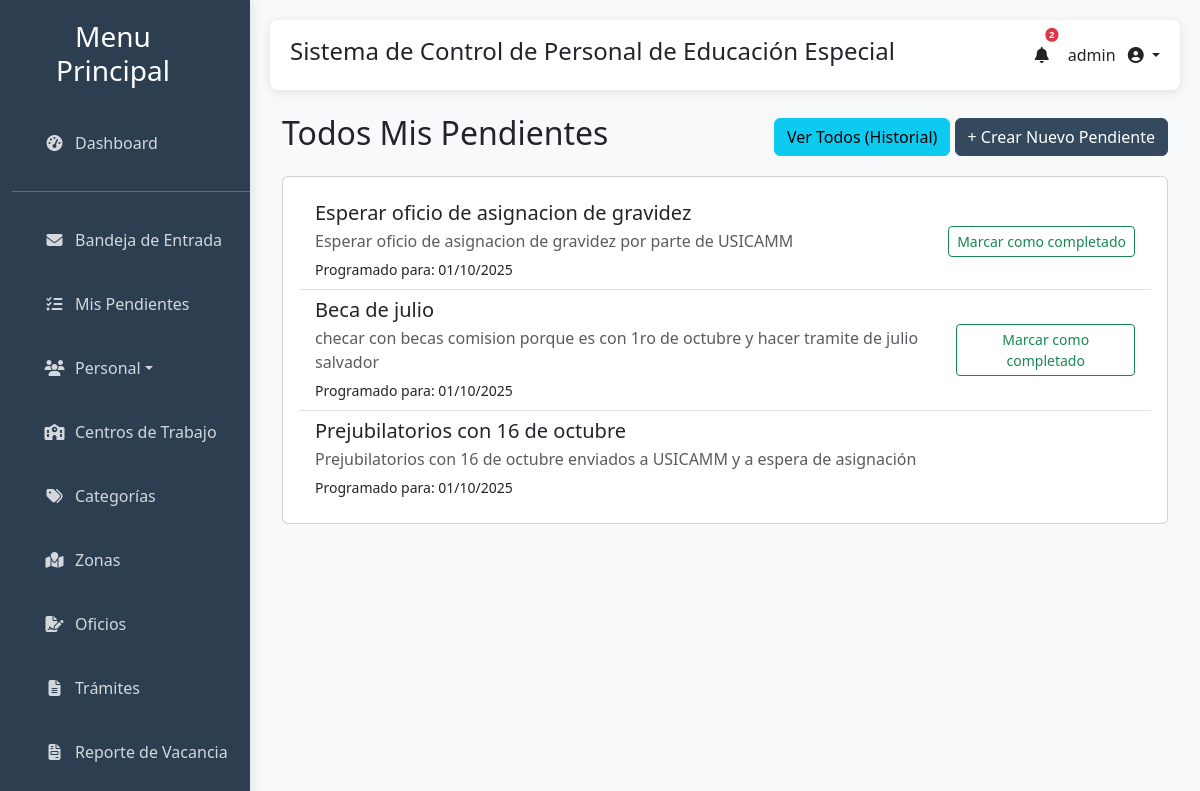
The page /pendientes/todos/ (signed in) on the database its author committed.
### gestion_escolar/models.py (models this page shows, shortened)
class Pendiente(models.Model):
    usuario = models.ForeignKey(User, on_delete=models.CASCADE, related_name='pendientes', verbose_name="Usuario")
    titulo = models.CharField(max_length=255, verbose_name="Título")
    descripcion = models.TextField(blank=True, null=True, verbose_name="Descripción")
    fecha_creacion = models.DateTimeField(auto_now_add=True, verbose_name="Fecha de Creación")
    fecha_programada = models.DateField(verbose_name="Fecha Programada")
    completado = models.BooleanField(default=False, verbose_name="Completado")
    class Meta:
        verbose_name = "Pendiente"
        verbose_name_plural = "Pendientes"
        ordering = ['-fecha_programada', 'titulo']

### gestion_escolar/views.py (the view)
# urls.py: path('pendientes/todos/', views.PendienteAllListView.as_view(), name='pendientes_todos'),
class PendienteAllListView(LoginRequiredMixin, ListView):
    model = Pendiente
    template_name = 'gestion_escolar/pendiente_list.html'
    context_object_name = 'pendientes'
    def get_queryset(self):
        return Pendiente.objects.filter(usuario=self.request.user).order_by('-fecha_programada')
    def get_context_data(self, **kwargs):
        context = super().get_context_data(**kwargs)
        context['titulo'] = 'Todos Mis Pendientes'
        context['vista_todos'] = True
        return context

### gestion_escolar/templatetags/auth_extras.py (called while the page is built)
@register.filter(name='has_group')
def has_group(user, group_name):
    try:
        group = Group.objects.get(name=group_name)
    except Group.DoesNotExist:
        return False
    return group in user.groups.all()

### gestion_escolar/templates/gestion_escolar/pendiente_list.html (shortened to what this page needs)
{% extends "gestion_escolar/base.html" %}
{% block content %}
<div class="container mt-4">
    <div class="d-flex justify-content-between align-items-center mb-3">
        <h2>{{ titulo }}</h2>
        <div>
            {% if vista_todos %}
                <a href="{% url 'pendientes_activos' %}" class="btn btn-info">Ver Todos (Historial)</a>
            {% else %}
                <a href="{% url 'pendientes_todos' %}" class="btn btn-secondary">Ver Pendientes Activos</a>
            {% endif %}
            <a href="{% url 'pendientes_crear' %}" class="btn btn-primary">+ Crear Nuevo Pendiente</a>
        </div>
    </div>
    <div class="card">
        <div class="card-body">
            {% if pendientes %}
                <ul class="list-group list-group-flush">
                    {% for pendiente in pendientes %}
                        <li class="list-group-item d-flex justify-content-between align-items-center">
                            <div>
                                <h5 class="mb-1">{{ pendiente.titulo }}</h5>
                                <p class="mb-1 text-muted">{{ pendiente.descripcion|default:"Sin descripción." }}</p>
                                <small>Programado para: {{ pendiente.fecha_programada|date:"d/m/Y" }}</small>
                            </div>
                            <div>
                                {% if pendiente.completado %}
                                    <span class="badge badge-success">Completado</span>
                                {% else %}
                                    <form method="post" action="{% url 'pendiente_marcar_completado' pendiente.pk %}" class="d-inline">
                                        <button type="submit" class="btn btn-sm btn-outline-success">Marcar como completado</button>
                                    </form>
                                {% endif %}
                            </div>
                        </li>
                    {% endfor %}
                </ul>
            {% else %}
                <p class="text-center text-muted">No hay pendientes para mostrar.</p>
            {% endif %}
        </div>
    </div>
</div>
{% endblock %}

### gestion_escolar/templates/gestion_escolar/base.html (shortened to what this page needs)
<!DOCTYPE html>
<html lang="es">
<head>
    {% load static %}
    {% load auth_extras %}
    <link href="https://cdn.jsdelivr.net/npm/bootstrap@5.3.0/dist/css/bootstrap.min.css" rel="stylesheet">
    <link rel="stylesheet" href="https://cdn.datatables.net/1.13.6/css/jquery.dataTables.min.css">
    <link href="https://cdn.jsdelivr.net/npm/select2@4.1.0-rc.0/dist/css/select2.min.css" rel="stylesheet" />
    <link rel="stylesheet" href="https://cdnjs.cloudflare.com/ajax/libs/font-awesome/6.4.0/css/all.min.css">
</head>
<body>
    <div class="container-fluid">
        <div class="row">
            <div class="col-md-2 sidebar">
                <div class="d-flex justify-content-between align-items-center px-3 mb-4">
                    <h3 class="text-center mb-0">Menu Principal</h3>
                    <button id="sidebarCollapse" class="d-none d-md-block">
                        <i class="fas fa-chevron-left"></i>
                    </button>
                </div>
                <ul class="nav flex-column">
                    <li class="nav-item">
                        <a class="nav-link" href="{% url 'index' %}">
                            <i class="fas fa-tachometer-alt me-2"></i>
                            <span class="sidebar-text">Dashboard</span>
                        </a>
                    </li>
                    <hr class="sidebar-divider my-3">
                    <li class="nav-item">
                        <a class="nav-link" href="{% url 'correspondencia_inbox' %}">
                            <i class="fas fa-envelope me-2"></i>
                            <span class="sidebar-text">Bandeja de Entrada</span>
                        </a>
                    </li>
                    <li class="nav-item">
                        <a class="nav-link" href="{% url 'pendientes_activos' %}">
                            <i class="fas fa-tasks me-2"></i>
                            <span class="sidebar-text">Mis Pendientes</span>
                        </a>
                    </li>
                    <li class="nav-item dropdown">
                        <a class="nav-link dropdown-toggle" href="#" role="button" data-bs-toggle="dropdown" aria-expanded="false">
                            <i class="fas fa-users me-2"></i>
                            <span class="sidebar-text">Personal</span>
                        </a>
                    </li>
                    {% if not user|has_group:"Directores" %}
                    <li class="nav-item">
                        <a class="nav-link" href="{% url 'lista_escuelas' %}">
                            <i class="fas fa-school me-2"></i>
                            <span class="sidebar-text">Centros de Trabajo</span>
                        </a>
                    </li>
                    <li class="nav-item">
                        <a class="nav-link" href="{% url 'lista_categorias' %}">
                            <i class="fas fa-tags me-2"></i>
                            <span class="sidebar-text">Categorías</span>
                        </a>
                    </li>
                    <li class="nav-item">
                        <a class="nav-link" href="{% url 'lista_zonas' %}">
                            <i class="fas fa-map-marked me-2"></i>
                            <span class="sidebar-text">Zonas</span>
                        </a>
                    </li>
                    <li class="nav-item">
                        <a class="nav-link" href="{% url 'generar_oficios' %}">
                            <i class="fas fa-file-signature me-2"></i>
                            <span class="sidebar-text">Oficios</span>
                        </a>
                    </li>
                    <li class="nav-item">
                        <a class="nav-link" href="{% url 'generar_tramites_generales' %}">
                            <i class="fas fa-file-alt me-2"></i>
                            <span class="sidebar-text">Trámites</span>
                        </a>
                    </li>
                    <li class="nav-item">
                        <a class="nav-link" href="{% url 'gestionar_lote_vacancia' %}">
                            <i class="fas fa-file-invoice me-2"></i>
                            <span class="sidebar-text">Reporte de Vacancia</span>
                        </a>
                    </li>
                    <li class="nav-item">
                    </li>
                    {% endif %}
                </ul>
            </div>
            <div class="col-md-10 main-content">
                <div class="header">
                    <h4>Sistema de Control de Personal de Educación Especial</h4>
                    {% if user.is_authenticated %}
                    <ul class="navbar-nav d-flex flex-row align-items-center">
                        <li class="nav-item dropdown me-3">
                            <a class="nav-link" href="#" id="alertsDropdown" role="button" data-bs-toggle="dropdown" aria-expanded="false">
                                <i class="fas fa-bell fa-fw"></i>
                                {% if total_alerts > 0 %}
                                    <span class="badge bg-danger rounded-pill position-absolute top-0 start-100 translate-middle" style="font-size: 0.6em; padding: .25em .4em;">{{ total_alerts }}</span>
                                {% endif %}
                            </a>
                        </li>
                        <li class="nav-item dropdown">
                            <a class="nav-link dropdown-toggle" href="#" id="userDropdown" role="button" data-bs-toggle="dropdown" aria-expanded="false">
                                <span class="me-2 d-none d-lg-inline">{{ user.username }}</span>
                                <i class="fas fa-user-circle"></i>
                            </a>
                        </li>
                    </ul>
                    {% endif %}
                </div>
                {% block content %}{% endblock %}
            </div>
        </div>
    </div>
</body>
</html>

### gestion_escolar/templates/gestion_escolar/base.html (style rules this page uses)
:root { --primary-color: #34495e; --secondary-color: #2c3e50; --accent-color: #95a5a6; --light-color: #ecf0f1; --success-color: #27ae60; --sidebar-width: 250px; --sidebar-collapsed-width: 70px; --transition-speed: 0.3s; }
.btn-primary { background-color: var(--primary-color) !important; border-color: var(--primary-color) !important; }
body { background-color: #f8f9fa; font-family: 'Segoe UI', Tahoma, Geneva, Verdana, sans-serif; overflow-x: hidden; transition: margin-left var(--transition-speed); }
.sidebar { background-color: var(--secondary-color); color: white; height: 100vh; position: fixed; padding-top: 20px; width: var(--sidebar-width); z-index: 1000; transition: all var(--transition-speed) ease; left: 0; overflow-y: auto; box-shadow: 2px 0 10px rgba(0, 0, 0, 0.1); }
.sidebar .nav-link { color: rgba(255, 255, 255, 0.8); padding: 15px 20px; margin: 5px 10px; border-radius: 5px; transition: all var(--transition-speed); display: flex; align-items: center; white-space: nowrap; }
.sidebar .nav-link i { transition: transform var(--transition-speed); min-width: 25px; text-align: center; }
.main-content { margin-left: var(--sidebar-width); padding: 20px; transition: margin-left var(--transition-speed) ease, width var(--transition-speed) ease; width: calc(100% - var(--sidebar-width)); min-height: 100vh; }
.header { background-color: white; box-shadow: 0 2px 10px rgba(0, 0, 0, 0.1); padding: 15px 20px; margin-bottom: 20px; border-radius: 8px; display: flex; justify-content: space-between; align-items: center; position: sticky; top: 10px; z-index: 900; }
#sidebarCollapse { background: none; border: none; color: var(--secondary-color); font-size: 1.2rem; cursor: pointer; transition: transform var(--transition-speed); }

### rows shown on the page
Pendiente: titulo "Esperar oficio de asignacion de gravidez", descripcion "Esperar oficio de asignacion de gravidez por parte de USICAMM", fecha_programada "01/10/2025", completado "Marcar como completado"
Pendiente: titulo "Beca de julio", descripcion "checar con becas comision porque es con 1ro de octubre y hacer tramite de julio salvador", fecha_programada "01/10/2025", completado "Marcar como completado"
Pendiente: titulo "Prejubilatorios con 16 de octubre", descripcion "Prejubilatorios con 16 de octubre enviados a USICAMM y a espera de asignación", fecha_programada "01/10/2025"

### other values the page prints
{{ total_alerts }} "2"
{{ user.username }} "admin"
{{ titulo }} "Todos Mis Pendientes"
